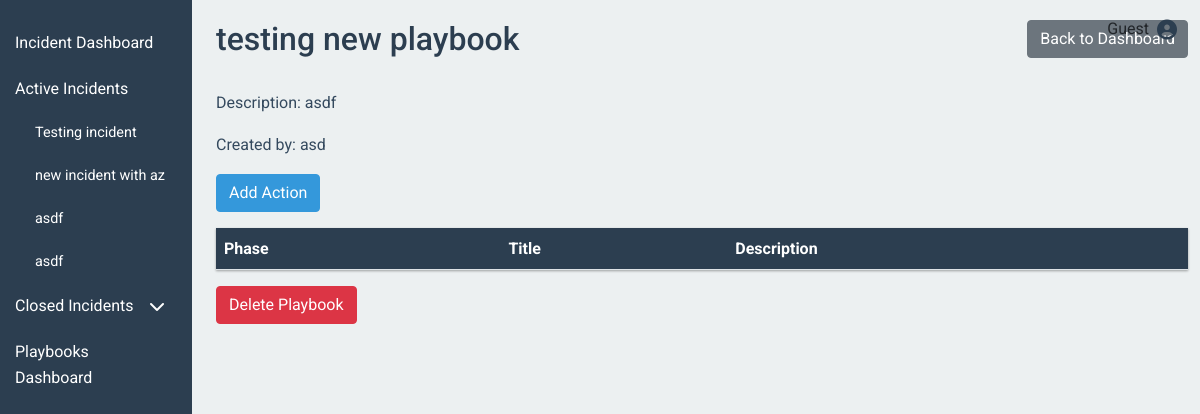
/playbook/1, run on the app's committed database.
### models.py (models this page shows, shortened)
class Incident(db.Model):
    id = db.Column(db.Integer, primary_key=True)
    title = db.Column(db.String(100), nullable=False)
    severity = db.Column(db.String(50), nullable=False)
    description = db.Column(db.Text, nullable=False)
    handler = db.Column(db.String(100), nullable=False)
    date_created = db.Column(db.DateTime, default=datetime.utcnow)
    status = db.Column(db.String(20), default='in-progress')
    actions = db.relationship('Action', back_populates='incident', cascade='all, delete-orphan')

class Playbook(db.Model):
    id = db.Column(db.Integer, primary_key=True)
    name = db.Column(db.String(100), unique=True, nullable=False)
    description = db.Column(db.Text, nullable=False)
    created_by = db.Column(db.String(100), nullable=False)
    actions = db.relationship('Action', back_populates='playbook', lazy=True, cascade="all, delete-orphan")

### routes.py (the view)
@main_bp.route('/playbook/<int:playbook_id>')
def view_playbook(playbook_id):
    playbook = Playbook.query.get_or_404(playbook_id)
    playbook_actions = playbook.actions
    return render_template('view_playbook.html', playbook=playbook,
                           playbook_actions=playbook_actions)

### routes.py (called while the page is built)
@main_bp.before_request
def before_request():
    g.active_incidents = Incident.query.filter_by(status='in-progress').all()
    g.closed_incidents = Incident.query.filter_by(status='closed').all()
    g.playbooks = db.session.query(Playbook.name).distinct().all()

### templates/view_playbook.html (shortened to what this page needs)
{% extends "base.html" %}
{% block content %}
<div class="row mb-4">
    <div class="col-md-6">
        <h2 id="playbook-name" contenteditable="true">{{ playbook.name }}</h2>
    </div>
    <div class="col-md-6 text-end">
        <a href="{{ url_for('main.playbooks') }}" class="btn btn-secondary">Back to Dashboard</a>
    </div>
</div>
<p>Description: <span id="playbook-description" contenteditable="true">{{ playbook.description }}</span></p>
<p>Created by: <span id="playbook-created-by" contenteditable="true">{{ playbook.created_by }}</span></p>
<div class="row mb-3">
    <div class="col-md-12">
        <button id="add-action" class="btn btn-primary" data-bs-toggle="modal" data-bs-target="#addActionModal">Add Action</button>
    </div>
</div>
<table class="table table-striped" id="playbook-actions-table">
    <thead>
        <tr>
            <th>Phase</th>
            <th>Title</th>
            <th>Description</th>
        </tr>
    </thead>
</table>
<button class="btn btn-danger delete-playbook" data-playbook-name="{{ playbook.name }}">Delete Playbook</button>
{% endblock %}

### templates/base.html (shortened to what this page needs)
<!DOCTYPE html>
<html lang="en">
<head>
    <link href="https://cdn.jsdelivr.net/npm/bootstrap@5.1.3/dist/css/bootstrap.min.css" rel="stylesheet">
    <link rel="stylesheet" href="https://cdnjs.cloudflare.com/ajax/libs/font-awesome/6.1.1/css/all.min.css">
    <link rel="stylesheet" href="{{ url_for('static', filename='css/style.css') }}">
</head>
<body>
    <div class="container-fluid">
        <div class="row">
            <nav id="sidebar" class="col-md-3 col-lg-2 d-md-block sidebar">
                <div class="position-sticky">
                    <ul class="nav flex-column">
                        <li class="nav-item">
                            <a class="nav-link {% if request.endpoint == 'main.dashboard' %}active{% endif %}" href="{{ url_for('main.dashboard') }}">
                                Incident Dashboard
                            </a>
                        </li>
                        <li class="nav-item">
                            <a class="nav-link">Active Incidents</a>
                            <ul class="nav flex-column sidebar-submenu">
                                {% for incident in g.active_incidents %}
                                <li class="nav-item">
                                    <a class="nav-link sidebar-incident" href="{{ url_for('main.active_incident', id=incident.id) }}">
                                        {{ incident.title }}
                                    </a>
                                </li>
                                {% endfor %}
                            </ul>
                        </li>
                        <li class="nav-item">
                            <a class="nav-link d-flex justify-content-between align-items-center" href="#" data-bs-toggle="collapse" data-bs-target="#closedIncidents">
                                Closed Incidents
                                <i class="fas fa-chevron-down"></i>
                            </a>
                        </li>
                        <li class="nav-item">
                            <a class="nav-link {% if request.endpoint == 'main.playbooks' %}active{% endif %}" href="{{ url_for('main.playbooks') }}">
                                Playbooks Dashboard
                            </a>
                        </li>
                    </ul>
                </div>
            </nav>
            <main class="col-md-9 ms-sm-auto col-lg-10 px-md-4">
                {% block content %}{% endblock %}
            </main>
        </div>
    </div>
    <div class="user-profile-icon">
        <div class="dropdown">
            <a class="btn dropdown-toggle d-flex align-items-center" href="#" role="button" id="userDropdown" data-bs-toggle="dropdown" aria-expanded="false">
                {% if current_user.is_authenticated %}
                    <span class="me-2">{{ current_user.username }}</span>
                {% else %}
                    <span class="me-2">Guest</span>
                {% endif %}
                <i class="fas fa-user-circle fa-lg"></i>
            </a>
        </div>
    </div>
</body>
</html>

### static/css/style.css (style rules this page uses)
:root { --primary-color: #3498db; --secondary-color: #2c3e50; --background-color: #ecf0f1; --text-color: #34495e; --accent-color: #e74c3c; --border-color: #bdc3c7; }
.user-profile-icon { position: fixed; top: 10px; right: 10px; z-index: 1000; }
.user-profile-icon .dropdown-toggle::after { display: none; }
.user-profile-icon .fa-user-circle { color: var(--secondary-color); }
.nav-link .fas { margin-left: 5px; transition: transform 0.3s ease; }
body { font-family: 'Roboto', Arial, sans-serif; line-height: 1.6; margin: 0; padding: 0; background-color: var(--background-color); color: var(--text-color); }
.container-fluid { padding: 0; }
#sidebar { background-color: var(--secondary-color); color: white; min-height: 100vh; padding-top: 20px; }
#sidebar .nav-link { color: white; padding: 10px 15px; }
.sidebar-submenu { padding-left: 20px; }
.sidebar-incident { color: #adb5bd; font-size: 0.9em; padding: 5px 15px; transition: all 0.3s ease; }
main { padding: 20px; }
h1, h2, h3 { color: var(--secondary-color); }
.btn-primary { background-color: var(--primary-color); border-color: var(--primary-color); }
.table { background-color: white; box-shadow: 0 1px 3px rgba(0,0,0,0.12), 0 1px 2px rgba(0,0,0,0.24); }
.table thead th { background-color: var(--secondary-color); color: white; }

### data on the page
Incident: title "Testing incident"
Incident: title "new incident with az"
Incident: title "asdf"
Incident: title "asdf"
Playbook: name "testing new playbook", description "asdf", created_by "asd"
